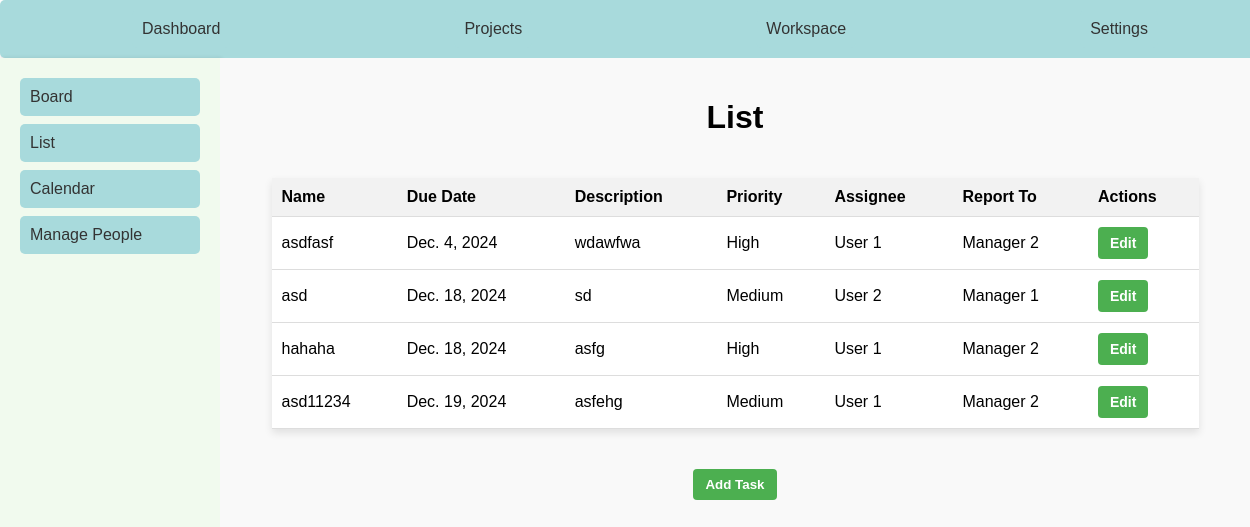
Screenshot of /projects/1/board/task-list/ with the database file from the repository.
### board/models.py (models this page shows, shortened)
class Task(models.Model):
    STATUS_CHOICES = [
        ('TODO', 'To-Do'),
        ('IN_PROGRESS', 'In Progress'),
        ('COMPLETED', 'Completed'),
    ]
    PRIORITY_CHOICES = [
        ('LOW', 'Low'),
        ('MEDIUM', 'Medium'),
        ('HIGH', 'High'),
    ]
    name = models.CharField(max_length=255)
    due_date = models.DateField()  # Use DateField if only the date is needed
    description = models.TextField()
    priority = models.CharField(max_length=6, choices=PRIORITY_CHOICES, default='LOW')
    assignee = models.CharField(max_length=255,null=True)
    report_to = models.CharField(max_length=200,null=True)  # ForeignKey to User model
    status = models.CharField(max_length=20, choices=STATUS_CHOICES, default='TODO')
    attachment = models.FileField(upload_to='tasks/', null=True, blank=True)
    project = models.ForeignKey(Project, on_delete=models.CASCADE, related_name='tasks')
    class Meta:
        ordering = ['due_date']  # This goes inside the Task class

### board/views.py (the view)
# urls.py: path('task-list/', views.task_list, name='task_list'),
def task_list(request,project_id):
    projects = Project.objects.all()
    project = get_object_or_404(Project, id=project_id)
    tasks = Task.objects.filter( project=project)  # Fetch all tasks from the database
    return render(request, 'board/task_list.html', {
        'project': project,
        'tasks': tasks,
        'projects':projects,
    })

### board/templates/board/task_list.html (shortened to what this page needs)
<!DOCTYPE html>
<html lang="en">
<head>
</head>
<body>
  <nav class="navbar">
    <div class="navbutton">
        <button class="dropdown-btn" onclick="">Dashboard</button>
    </div>
    <div class="navbutton">
        <a href="/projects/select"><button class="dropdown-btn">Projects</button></a>
    </div>
    <div class="navbutton navbutton-dropdown">
        <a href="workspaceselection.html"><button class="dropdown-btn">Workspace</button></a>
    </div>
    <div class="navbutton">
        <button class="dropdown-btn">Settings</button>
    </div>
  </nav>
  <div class="main-content">
    <div class="left-pane">
        <button onclick="window.location.href=`/projects/${projectId}/board`">Board</button>
        <button onclick="window.location.href=`/projects/${projectId}/board/task-list`">List</button>
        <button onclick="window.location.href='calendar.html'">Calendar</button>
        <button onclick="window.location.href=`/projects/${projectId}/manage`">Manage People</button>
    </div>
    <div class="board">
        <div class="issue-tracker">
            <h1>List</h1>
            <table id="issue-table">
                <thead>
                    <tr>
                        <th>Name</th>
                        <th>Due Date</th>
                        <th>Description</th>
                        <th>Priority</th>
                        <th>Assignee</th>
                        <th>Report To</th>
                        <th>Actions</th>
                    </tr>
                </thead>
                <tbody>
                    {% if tasks %}
                        {% for task in tasks %}
                            <tr id="task-{{ task.id }}" >
                                <td class="task-name">{{ task.name }}</td>
                                <td class="task-due-date">{{ task.due_date }}</td>
                                <td class="task-description">{{ task.description }}</td>
                                <td class="task-priority">{{ task.priority }}</td>
                                <td class="task-assignee">{{ task.assignee }}</td>
                                <td class="task-report-to">{{ task.report_to }}</td>
                                <td><button class="edit-btn" data-task-id="{{ task.id }}"> Edit</button></td>
                            </tr>
                        {% endfor %}
                    {% else %}
                        <tr>
                            <td colspan="6" class="empty-message"></td>
                        </tr>
                    {% endif %}
                </tbody>
            </table>
            <button id="create-issue-btn">Add Task</button>
        </div>
    </div>
  </div>
</body>
</html>

### board/templates/board/task_list.html (style rules this page uses)
body { font-family: Arial, sans-serif; margin: 0; display: flex; flex-direction: column; height: 100vh; overflow: hidden; }
.navbar, .left-pane button, .dropdown-btn { background-color: #a8dadc; border: none; cursor: pointer; padding: 10px; color: #333; font-size: 1rem; text-align: left; border-radius: 5px; transition: background-color 0.3s; width: 100%; }
.navbar { display: flex; padding: 10px 20px; justify-content: space-around; box-shadow: 0 2px 4px rgba(0, 0, 0, 0.1); }
.navbutton { position: relative; display: inline-block; }
.main-content { display: flex; flex-grow: 1; }
.left-pane { padding: 20px; width: 180px; flex-shrink: 0; display: flex; flex-direction: column; background-color: #f1faee; height: 100vh; box-shadow: 2px 0 4px rgba(0, 0, 0, 0.1); gap:8px; }
.board { display: flex; flex-grow: 1; padding-top:20px; background-color: #f9f9f9; overflow-y: auto; gap: 10px; flex-direction: column; }
.issue-tracker { flex-grow: 1; display: flex; flex-direction: column; align-items: center; width: 100%; }
.issue-tracker h1 { text-align: center; }
.issue-tracker table { width: 90%; margin: 20px auto; border-collapse: collapse; background-color: #fff; box-shadow: 0 4px 8px rgba(0, 0, 0, 0.1); }
.issue-tracker th, .issue-tracker td { padding: 10px; text-align: left; border-bottom: 1px solid #ddd; }
.issue-tracker th { background-color: #f2f2f2; }
.issue-tracker button { padding: 8px 12px; font-weight: bold; cursor: pointer; border: none; border-radius: 4px; }
.issue-tracker #create-issue-btn { margin: 20px auto; display: block; background-color: #4CAF50; color: white; }
.edit-btn { background-color: #4CAF50; color: white; border: none; padding: 10px 20px; text-align: center; text-decoration: none; display: inline-block; font-size: 14px; cursor: pointer; border-radius: 5px; transition: background-color 0.3s ease; }

### rows the page displays
Task: name "asdfasf", due_date "Dec. 4, 2024", description "wdawfwa", priority "High", assignee "User 1", report_to "Manager 2"
Task: name "asd", due_date "Dec. 18, 2024", description "sd", priority "Medium", assignee "User 2", report_to "Manager 1"
Task: name "hahaha", due_date "Dec. 18, 2024", description "asfg", priority "High", assignee "User 1", report_to "Manager 2"
Task: name "asd11234", due_date "Dec. 19, 2024", description "asfehg", priority "Medium", assignee "User 1", report_to "Manager 2"
